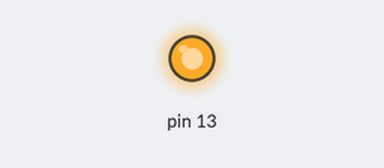
A sketch run on a simulated Arduino Uno, built with avr-gcc and run on an emulated ATmega328P. On the bench: output pins drawn as LEDs (lit = HIGH).

Above: at 0.15 s.
At 9.1 s:
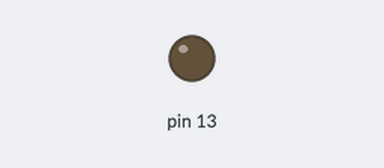
Timing chart, 0 to 14.0 s (numbered marks = the images above):
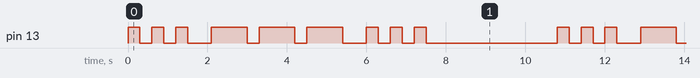

Measured:
- by itself, pin 13: repeats every 10.8 s: 2 × (LOW 0.30 s, HIGH 0.30 s), LOW 0.60 s, 2 × (HIGH 0.90 s, LOW 0.30 s), HIGH 0.90 s, LOW 0.60 s, 2 × (HIGH 0.30 s, LOW 0.30 s), HIGH 0.30 s, LOW 3.3 s, HIGH 0.30 s
- by itself, everything shown: repeats every 10.8 s, in 18 steps

The sketch:

Blink_SOS.ino
```cpp
void setup() {
  pinMode(LED_BUILTIN, OUTPUT); // Initialize the LED_BUILTIN pin as an output
}

void loop() {
  // Send S: three short blinks
  for (int i = 0; i < 3; i++) {
    digitalWrite(LED_BUILTIN, HIGH); // turn the LED on
    delay(300);                      // wait for 300 milliseconds
    digitalWrite(LED_BUILTIN, LOW);  // turn the LED off
    delay(300);                      // wait for 300 milliseconds
  }

  // Wait between S and O
  delay(300);

  // Send O: three long blinks
  for (int i = 0; i < 3; i++) {
    digitalWrite(LED_BUILTIN, HIGH); // turn the LED on
    delay(900);                      // wait for 900 milliseconds
    digitalWrite(LED_BUILTIN, LOW);  // turn the LED off
    delay(300);                      // wait for 300 milliseconds
  }

  // Wait between O and S
  delay(300);

  // Send S again: three short blinks
  for (int i = 0; i < 3; i++) {
    digitalWrite(LED_BUILTIN, HIGH); // turn the LED on
    delay(300);                      // wait for 300 milliseconds
    digitalWrite(LED_BUILTIN, LOW);  // turn the LED off
    delay(300);                      // wait for 300 milliseconds
  }

  // Wait before repeating the SOS signal
  delay(3000);                       // wait for 3 seconds
}
```
